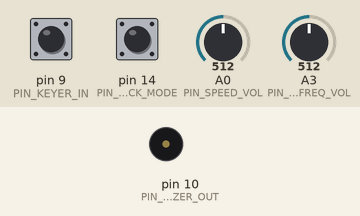
A sketch run on a simulated Arduino Micro, built with avr-gcc and run on an emulated ATmega32U4. Parts: buzzer (waves = sounding). Inputs (shaded band) come from the test bench; at power-on: pin 14 (PIN_CHECK_MODE) HIGH, pin 9 (PIN_KEYER_IN) HIGH, A0 (PIN_SPEED_VOL) = 512, A3 (PIN_TONE_FREQ_VOL) = 512. USB keyboard and mouse output is not drawn.

Above: at 2.2 s.
2.3 s: pin 14 (PIN_CHECK_MODE) pulled LOW for 0.15 s
At 2.93 s:
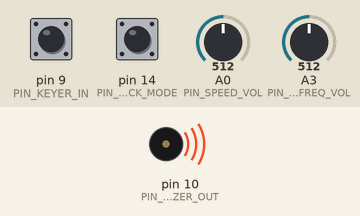
5.3 s: pin 14 (PIN_CHECK_MODE) pulled LOW for 3.2 s
At 9.1 s:
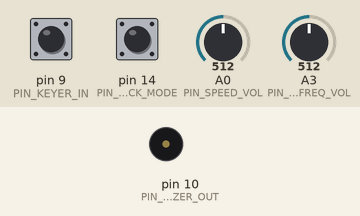
10.0 s: pin 9 (PIN_KEYER_IN) pulled LOW for 3.2 s
At 11.4 s:
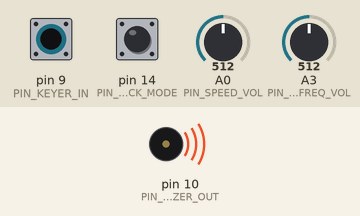
Timing chart, 0 to 14.7 s (numbered marks = the images above; inputs shaded):
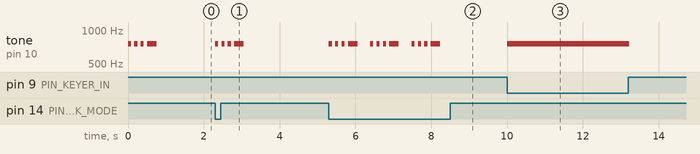

The sketch:

morse_usb_keyboard.ino
```cpp
// (licence header left out)
#include "Keyboard.h"

#define PIN_KEYER_IN        9
#define PIN_CHECK_MODE      14
#define PIN_BUZZER_OUT      10
#define PIN_TONE_FREQ_VOL   A3
#define PIN_SPEED_VOL       A0

#define BOUNCING_MS 20          // time of ignore bouncing
#define LETTER_DIV_DOTS 2       // TYP:3
#define WORD_DIV_DOTS 5         // TYP:7
#define MINIMUM_DOT_MS 20
#define COUNT_STOP_MS 10000     // Measures to overflow when pressed for 65.5 seconds or more

/* dot = 0b01, dash = 0b11 */
#define MORSE_CODE_A 0b0111
#define MORSE_CODE_B 0b11010101
#define MORSE_CODE_C 0b11011101
#define MORSE_CODE_D 0b110101
#define MORSE_CODE_E 0b01
#define MORSE_CODE_F 0b01011101
#define MORSE_CODE_G 0b111101
#define MORSE_CODE_H 0b01010101
#define MORSE_CODE_I 0b0101
#define MORSE_CODE_J 0b01111111
#define MORSE_CODE_K 0b110111
#define MORSE_CODE_L 0b01110101
#define MORSE_CODE_M 0b1111
#define MORSE_CODE_N 0b1101
#define MORSE_CODE_O 0b111111
#define MORSE_CODE_P 0b01111101
#define MORSE_CODE_Q 0b11110111
#define MORSE_CODE_R 0b011101
#define MORSE_CODE_S 0b010101
#define MORSE_CODE_T 0b11
#define MORSE_CODE_U 0b010111
#define MORSE_CODE_V 0b01010111
#define MORSE_CODE_W 0b011111
#define MORSE_CODE_X 0b11010111
#define MORSE_CODE_Y 0b11011111
#define MORSE_CODE_Z 0b11110101
#define MORSE_CODE_0 0b1111111111
#define MORSE_CODE_1 0b0111111111
#define MORSE_CODE_2 0b0101111111
#define MORSE_CODE_3 0b0101011111
#define MORSE_CODE_4 0b0101010111
#define MORSE_CODE_5 0b0101010101
#define MORSE_CODE_6 0b1101010101
#define MORSE_CODE_7 0b1111010101
#define MORSE_CODE_8 0b1111110101
#define MORSE_CODE_9 0b1111111101

#define MORSE_CODE_QUESTION    0b010111110101   // ?
#define MORSE_CODE_EXCLAMATION 0b110111011111   // !
#define MORSE_CODE_SLASH  0b1101011101          // /
#define MORSE_CODE_PERIOD 0b011101110111        // .
#define MORSE_CODE_MINUS  0b110101010111        // -
#define MORSE_CODE_COMMA  0b111101011111        // ,
#define MORSE_CODE_PLUS   0b0111011101          // +
#define MORSE_CODE_AND    0b0111010101          // &
#define MORSE_CODE_EQUAL  0b1101010111          // =
#define MORSE_CODE_DBL_QUOTE 0b011101011101     // "
#define MORSE_CODE_BACKSPACE 0b0101010101010101 // BS
#define MORSE_CODE_LEFT_PAREN  0b1101111101     // (
#define MORSE_CODE_RIGHT_PAREN 0b110111110111   // )

#define MORSE_CODE__AR MORSE_CODE_PLUS          // +
#define MORSE_CODE__AS MORSE_CODE_AND           // &
#define MORSE_CODE__BT MORSE_CODE_EQUAL         // =
#define MORSE_CODE__KN MORSE_CODE_LEFT_PAREN    // (
#define MORSE_CODE__KK MORSE_CODE_RIGHT_PAREN   // )
#define MORSE_CODE__RR MORSE_CODE_DBLQUOTE      // "
#define MORSE_CODE__HH MORSE_CODE_BACKSPACE     // BS

#define ASC_CODE_BACKSPACE 0x08


char get_letter(uint16_t code){
    char c = 0;
    switch(code){
        case MORSE_CODE_A : c = 'a'; break;
        case MORSE_CODE_B : c = 'b'; break;
        case MORSE_CODE_C : c = 'c'; break;
        case MORSE_CODE_D : c = 'd'; break;
        case MORSE_CODE_E : c = 'e'; break;
        case MORSE_CODE_F : c = 'f'; break;
        case MORSE_CODE_G : c = 'g'; break;
        case MORSE_CODE_H : c = 'h'; break;
        case MORSE_CODE_I : c = 'i'; break;
        case MORSE_CODE_J : c = 'j'; break;
        case MORSE_CODE_K : c = 'k'; break;
        case MORSE_CODE_L : c = 'l'; break;
        case MORSE_CODE_M : c = 'm'; break;
        case MORSE_CODE_N : c = 'n'; break;
        case MORSE_CODE_O : c = 'o'; break;
        case MORSE_CODE_P : c = 'p'; break;
        case MORSE_CODE_Q : c = 'q'; break;
        case MORSE_CODE_R : c = 'r'; break;
        case MORSE_CODE_S : c = 's'; break;
        case MORSE_CODE_T : c = 't'; break;
        case MORSE_CODE_U : c = 'u'; break;
        case MORSE_CODE_V : c = 'v'; break;
        case MORSE_CODE_W : c = 'w'; break;
        case MORSE_CODE_X : c = 'x'; break;
        case MORSE_CODE_Y : c = 'y'; break;
        case MORSE_CODE_Z : c = 'z'; break;

        case MORSE_CODE_0 : c = '0'; break;
        case MORSE_CODE_1 : c = '1'; break;
        case MORSE_CODE_2 : c = '2'; break;
        case MORSE_CODE_3 : c = '3'; break;
        case MORSE_CODE_4 : c = '4'; break;
        case MORSE_CODE_5 : c = '5'; break;
        case MORSE_CODE_6 : c = '6'; break;
        case MORSE_CODE_7 : c = '7'; break;
        case MORSE_CODE_8 : c = '8'; break;
        case MORSE_CODE_9 : c = '9'; break;

        case MORSE_CODE_QUESTION    : c = '?'; break;
        case MORSE_CODE_EXCLAMATION : c = '!'; break;
        case MORSE_CODE_SLASH       : c = '/'; break;
        case MORSE_CODE_PERIOD      : c = '.'; break;
        case MORSE_CODE_MINUS       : c = '-'; break;
        case MORSE_CODE_COMMA       : c = ','; break;
        case MORSE_CODE_PLUS        : c = '+'; break;
        case MORSE_CODE_AND         : c = '&'; break;
        case MORSE_CODE_EQUAL       : c = '='; break;
        case MORSE_CODE_DBL_QUOTE   : c = '"'; break;
        case MORSE_CODE_LEFT_PAREN  : c = '('; break;
        case MORSE_CODE_RIGHT_PAREN : c = ')'; break;
        case MORSE_CODE_BACKSPACE   : c = ASC_CODE_BACKSPACE; break;

        default : break;
    }
    return c;
}

bool inputting, next_space;
uint16_t morse_code;
uint16_t det_counter, dot_len;
uint16_t tone_freq;
uint16_t bouncing_time;

void buzz_morse(uint16_t code){
    noTone(PIN_BUZZER_OUT);    // Just in case
    if(code != 0){
        while( (code & 0xC000) == 0 ) { code <<= 2;}   // Bring the significant bit to the beginning
        while( (code & 0xC000) != 0 ){
            uint16_t t = (code & 0xC000) >> 14;     // t = 1 or 3;
            tone(PIN_BUZZER_OUT, tone_freq);
            delay(dot_len * t);
            noTone(PIN_BUZZER_OUT);
            delay(dot_len);
            code <<= 2;
        }
        delay(dot_len * 3);
    }
}


void read_volumes(){
    dot_len = (analogRead(PIN_SPEED_VOL) >> 3) + MINIMUM_DOT_MS;    // 20 + 0~127
    tone_freq = 500 + (analogRead(PIN_TONE_FREQ_VOL) >> 1);         // minimum 500Hz, MAX 1011Hz
}

void setup() {
    pinMode(PIN_KEYER_IN, INPUT_PULLUP);
    pinMode(PIN_CHECK_MODE, INPUT_PULLUP);
    inputting = false;
    next_space = false;
    det_counter = 0;
    bouncing_time = BOUNCING_MS;
    morse_code = 0;
    read_volumes();     // initialize for dot_len, tone_freq
    Serial.begin(115200);
    Keyboard.begin();
    buzz_morse(MORSE_CODE_V);
}

void loop() {
    while (digitalRead(PIN_KEYER_IN) == HIGH){     // waiting for contacts
        if(inputting){
            delay(1);
            det_counter++;                                  // counts released time.
            if(det_counter + bouncing_time > dot_len * LETTER_DIV_DOTS){    // when contacs separeted for the specified time
                char letter = get_letter(morse_code);                   // Characters are determined from the combination of dots and dashes.
                if (letter != 0){
                    Keyboard.write(letter);                                 // send for keyboard
                    if (letter != ASC_CODE_BACKSPACE) next_space = true;    // Flag the space between words
                }
                inputting = false;
                det_counter = 0;
                morse_code= 0;
            }
        }
        if(next_space){
            delay(1);
            det_counter++;
            if(det_counter > dot_len * WORD_DIV_DOTS){
                Keyboard.write(' ');                    // Send spaces between words
                next_space = false;
                det_counter = 0;
            }
        }
        if(digitalRead(PIN_CHECK_MODE) == LOW){
            buzz_morse(MORSE_CODE_V);
        }
        read_volumes();
    }
    inputting = true;                           // In contact.
    tone(PIN_BUZZER_OUT, tone_freq);                // starts the tone
    det_counter = 0;
    //delay(bouncing_time);                      // Prevention of chattering (old ver)
    uint16_t bounce_counter = 0;
    while (bounce_counter < bouncing_time){     // waiting for the contacts go to off
        if(digitalRead(PIN_KEYER_IN) == LOW) {
            bounce_counter = 0;                 // In consideration of chattering, changed to a method that exits when bouncing_time times H continuously.
        }else{
            bounce_counter++;
        }
        delay(1);
        det_counter++;                      // counts on time.
        det_counter = min(det_counter, COUNT_STOP_MS);
    }
    // released.
    noTone(PIN_BUZZER_OUT);    // stop the tone.
    morse_code <<= 2;      // left-shift for 2 bits
    uint16_t dot_dash = (det_counter - bouncing_time > dot_len * 2) ? 3 : 1;    // When released, if the count is below the threshold 1, if it is above the threshold 3.
    morse_code |= dot_dash;
    det_counter = 0;
    //delay(bouncing_time);                      //  Prevention of chattering (old ver)
}
```

Measured:
- after the input at 2.3 s, tone on pin 10 (PIN_BUZZER_OUT): goes 3 × (756 Hz 0.08 s, silent 0.08 s), 756 Hz 0.25 s, then silent, starting at once
- after the input at 5.3 s, tone on pin 10 (PIN_BUZZER_OUT): silent → 756 Hz at once, then repeats every 1.1 s: 2 × (silent 0.08 s, 756 Hz 0.08 s), silent 0.08 s, 756 Hz 0.25 s, silent 0.34 s, 756 Hz 0.08 s, until it stays silent from 8.2 s
- after the input at 10.0 s, tone on pin 10 (PIN_BUZZER_OUT): silent → 756 Hz at once, → silent 3.2 s later
